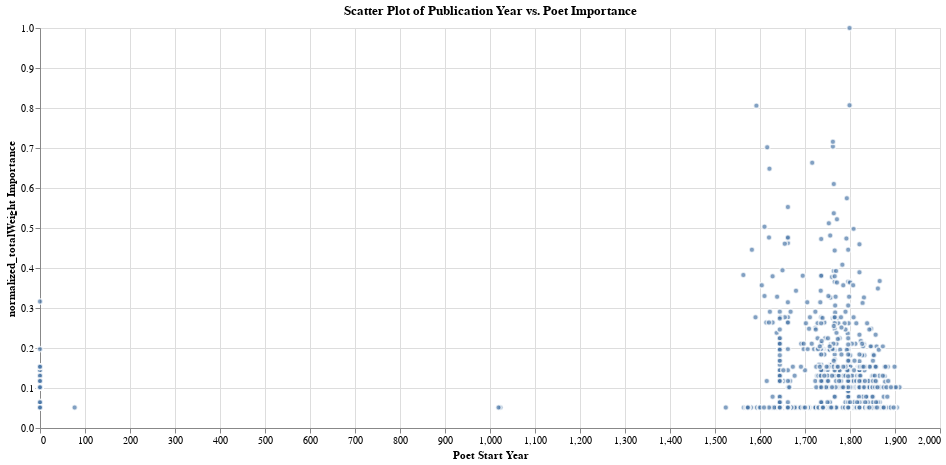

Write notebook code for a chart like this one.
### Code cell
scatter_plot = alt.Chart(poet_min_max_sorted).mark_circle(
    stroke='white',  # 边框颜色设置为白色
    strokeWidth=1.5  # 边框宽度
).encode(
    x=alt.X(
        'StartYear:Q',
        title='Poet Start Year',
        # scale=alt.Scale(domain=[1600, 1959], nice=False),  # 定义刻度
        # axis=alt.Axis(values=[0, 1600, 1700, 1800, 1900, 1959])  # 显示特定刻度
    ),
    y=alt.Y('normalized_totalWeight:Q', title='normalized_totalWeight Importance', scale=alt.Scale(zero=False)),
    tooltip=['poetID', 'NameHZ', 'StartYear', 'normalized_totalWeight']
).properties(
    title='Scatter Plot of Publication Year vs. Poet Importance',
    width=900,
    height=400
)

# 保存并展示图表
scatter_plot.show()

### Figure 1 — Vega specification as saved in the notebook (floating-point values rounded to 4 significant figures; data arrays with more than 128 entries replaced by an {"elided": "..."} marker saying what was removed)
{"$schema": "https://vega.github.io/schema/vega/v5.json", "data": [{"name": "source_0", "values": {"elided": "2770 records"}}, {"name": "source_0_x_domain_StartYear", "values": [{"min": 0, "max": 1910}]}, {"name": "source_0_y_domain_normalized_totalWeight", "values": [{"min": 0.05102, "max": 1.0}]}], "marks": [{"type": "symbol", "name": "marks", "from": {"data": "source_0"}, "encode": {"update": {"strokeWidth": {"value": 1.5}, "stroke": {"value": "white"}, "x": {"field": "StartYear", "scale": "x"}, "fill": {"value": "#4c78a8"}, "y": {"field": "normalized_totalWeight", "scale": "y"}, "opacity": {"value": 0.7}, "shape": {"value": "circle"}, "tooltip": {"signal": "{\"poetID\": format(datum[\"poetID\"], \"\"), \"NameHZ\": isValid(datum[\"NameHZ\"]) ? datum[\"NameHZ\"] : \"\"+datum[\"NameHZ\"], \"StartYear\": format(datum[\"StartYear\"], \"\"), \"normalized_totalWeight\": format(datum[\"normalized_totalWeight\"], \"\")}"}}}, "style": ["circle"]}], "scales": [{"name": "x", "type": "linear", "domain": [{"signal": "(data(\"source_0_x_domain_StartYear\")[0] || {}).min"}, {"signal": "(data(\"source_0_x_domain_StartYear\")[0] || {}).max"}], "range": [0, {"signal": "width"}], "nice": true, "zero": true}, {"name": "y", "type": "linear", "domain": [{"signal": "(data(\"source_0_y_domain_normalized_totalWeight\")[0] || {}).min"}, {"signal": "(data(\"source_0_y_domain_normalized_totalWeight\")[0] || {}).max"}], "range": [{"signal": "height"}, 0], "zero": false, "nice": true}], "axes": [{"scale": "x", "grid": true, "tickCount": {"signal": "ceil(width/40)"}, "gridScale": "y", "domain": false, "labels": false, "maxExtent": 0, "ticks": false, "orient": "bottom", "aria": false, "zindex": 0, "minExtent": 0}, {"scale": "y", "orient": "left", "gridScale": "x", "domain": false, "maxExtent": 0, "labels": false, "tickCount": {"signal": "ceil(height/40)"}, "ticks": false, "aria": false, "minExtent": 0, "zindex": 0, "grid": true}, {"scale": "x", "title": "Poet Start Year", "grid": false, "labelOverlap": true, "zindex": 0, "orient": "bottom", "tickCount": {"signal": "ceil(width/40)"}, "labelFlush": true}, {"scale": "y", "orient": "left", "zindex": 0, "tickCount": {"signal": "ceil(height/40)"}, "grid": false, "title": "normalized_totalWeight Importance", "labelOverlap": true}], "title": {"text": "Scatter Plot of Publication Year vs. Poet Importance", "frame": "group"}, "padding": 5, "height": 400, "background": "white", "width": 900, "style": "cell"}
